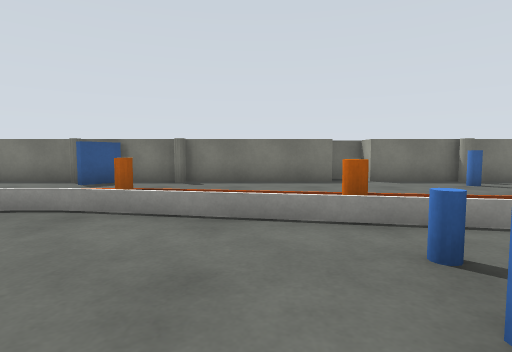
view 1 (above)

24 first-person views from a walk through a world built for the Gazebo simulator. The camera is 0.76 m above the floor, tilts 4° down and sees 80° across. The floor is counted in squares, 1 m on a side. Each view is taken from the middle of a square. On the plan, view 1 faces up. The plan holds only what a view shows up to about 10 squares ahead; the rest is blank. The place goes on beyond the plan.

view 2
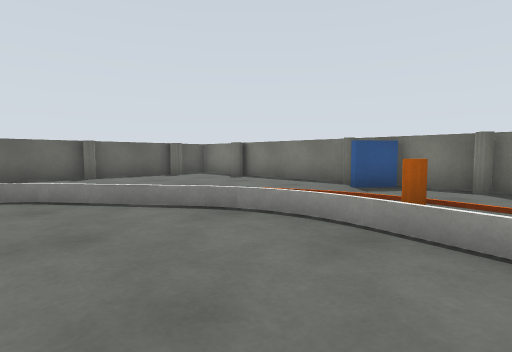

view 3
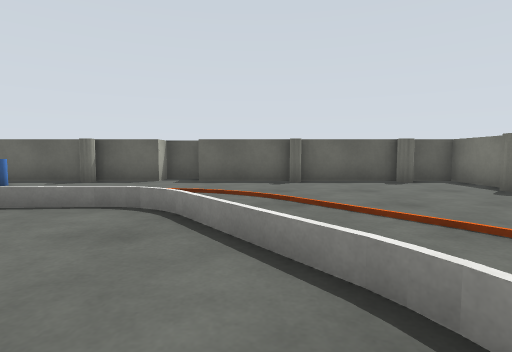

view 4
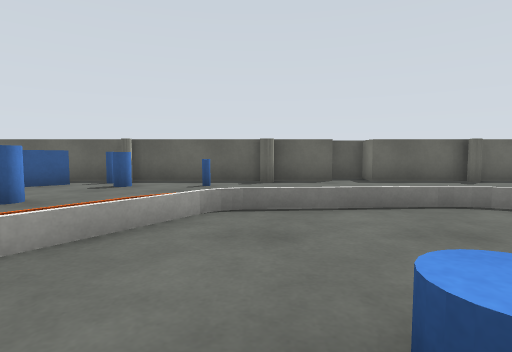

view 5
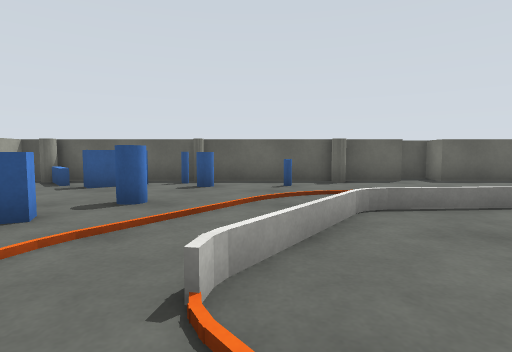

view 6
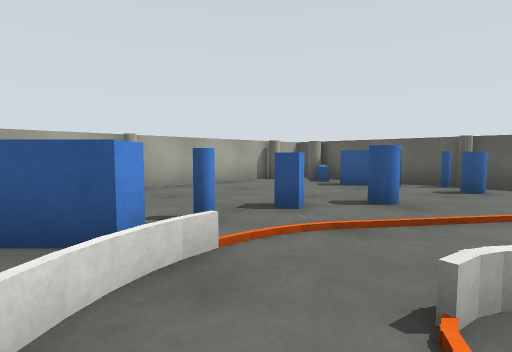

view 7
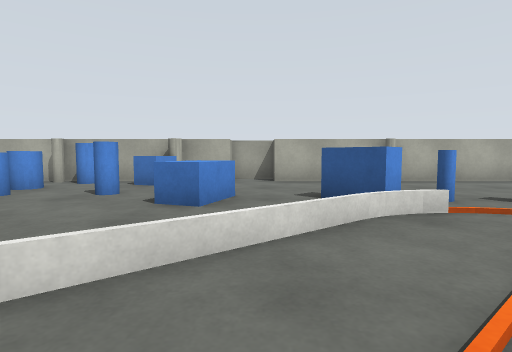

view 8
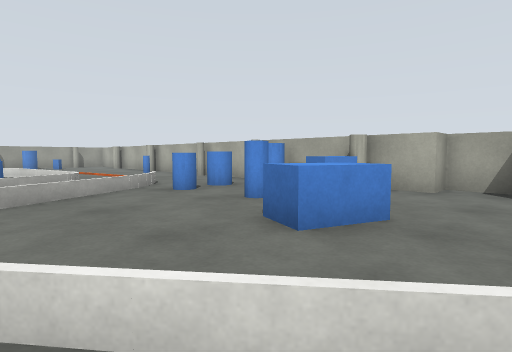

view 9
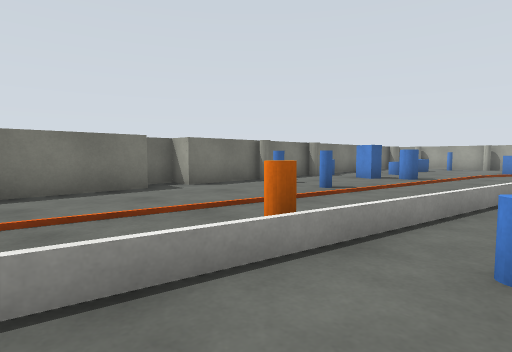

view 10
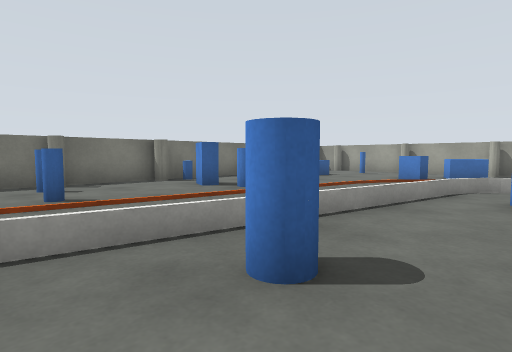

view 11
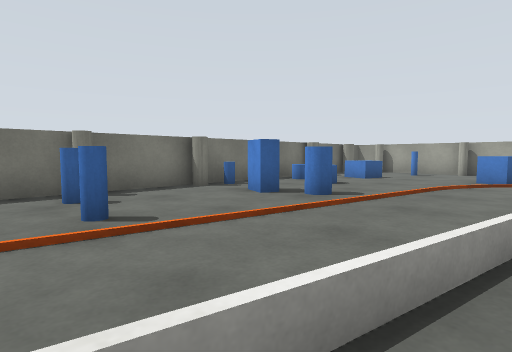

view 12
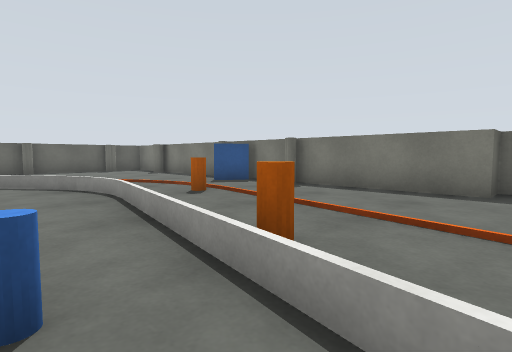

view 13
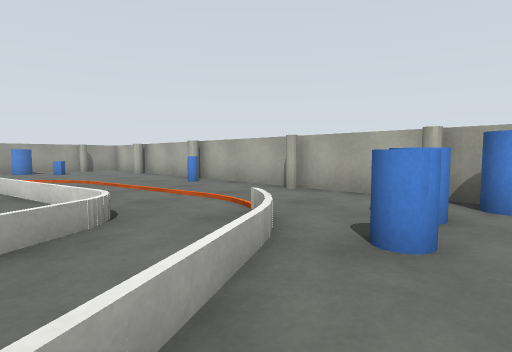

view 14
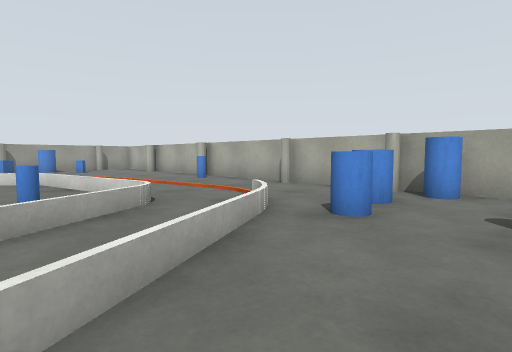

view 15
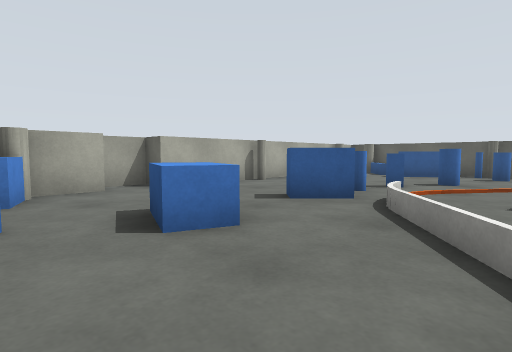

view 16
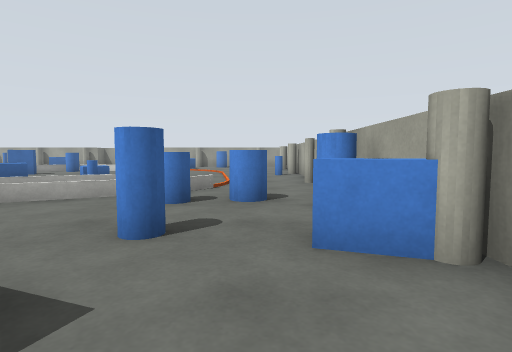

view 17
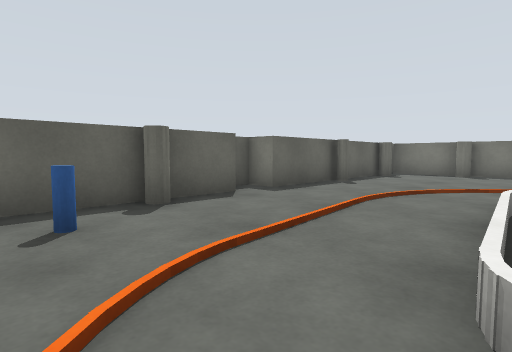

view 18
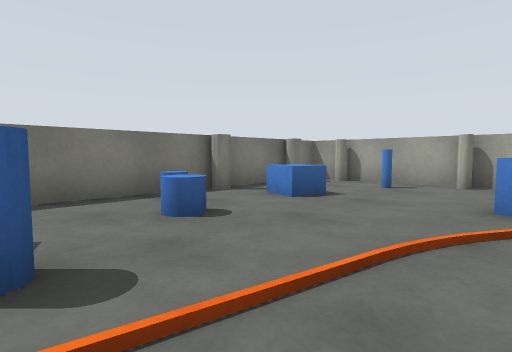

view 19
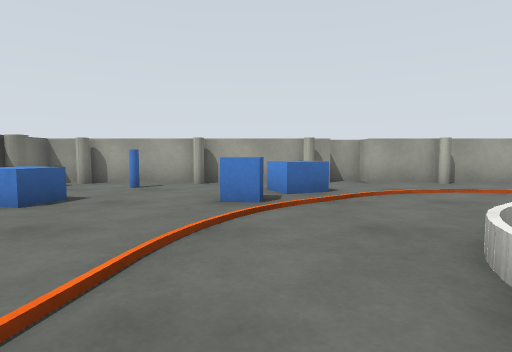

view 20
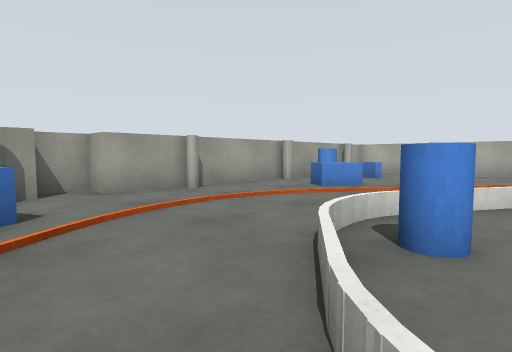

view 21
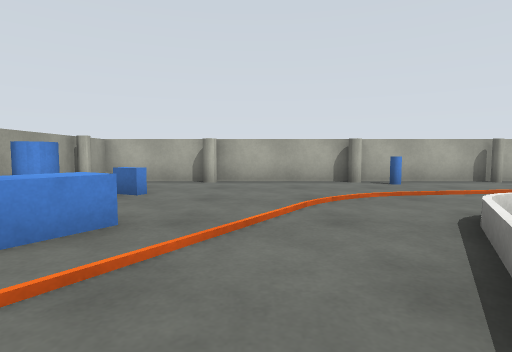

view 22
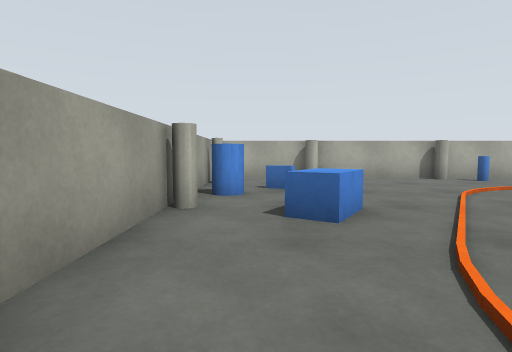

view 23
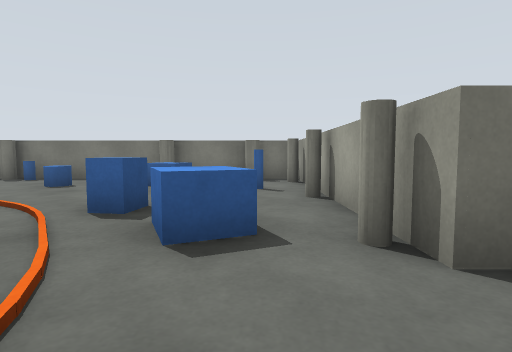

view 24
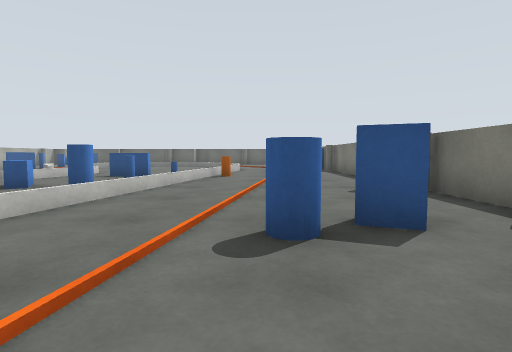

### Floor plan
Key: @ floor where view 1 was taken; # wall or solid block; x gap in a wall; . main floor; : floor 0.05 m higher than the main floor; = window, fence, low wall or low ledge; B grey box; P grey pole; L blue box; C grey cylinder; U blue cylinder; R orange cylinder; A orange box; E blue pole; O other object.
Columns run from 13 left of view 1 to 18 right of it. Each row starts with its distance up from view 1.
 10                ##
  9  ##############BB##############
  8  #..C...PL.C......UC..CU.UC..CC
  7  C................U...L.U..L..#
  6  #......OOORA.....U...L.U..L.E.#
  5  #.....A..........:...U.......P#
  4  C......======R.........AA....#
  3  #..OO.==......====......AOL.L#
  2  #..O.==......U...##====...OLLP
  1 #B..O.=.......#U...U.. #==..A..B
  0 #B....=..    @ ...L...OO#=..A..B
 -1  #....=..U     ..LL L   .U..O..#
 -2  C..A.=.....   ==   LL  .=..O.P
 -3  #.UA.==....         OO #=..A..#
 -4  #...O.==A.==.. ===  OO#==.....#
 -5  #.U......==....=#=U..#==...L.C#
 -6  PE..U.AA==.....=x.=====......#
 -7  #L...L.ULL.L....=......OO...UU
 -8  #LL........L.U.UxOO.:.OO...LL#
 -9  #=.............U.............P
-10  C.C...P.....CLUP..P..UC...C..
-11  #########B.B##################
-12           ###

Positions as (right, up) in squares from view 1, and headings:
1: (0, 0), facing up
2: (-1, 1), facing up-left
3: (-3, 3), facing left
4: (-3, -2), facing left
5: (-3, -4), facing left
6: (-3, -4), facing down-left
7: (-2, -2), facing down
8: (-3, -4), facing down-right
9: (-1, 2), facing up-right
10: (4, 0), facing up-right
11: (4, 2), facing up-right
12: (3, 2), facing up-left
13: (2, -5), facing down-right
14: (1, -4), facing down-right
15: (1, -4), facing down-left
16: (-2, -9), facing right
17: (-7, -4), facing up-left
18: (9, 3), facing up-right
19: (9, 3), facing right
20: (11, 2), facing down-right
21: (13, -2), facing down
22: (16, -1), facing down
23: (16, -1), facing up
24: (12, 5), facing left
